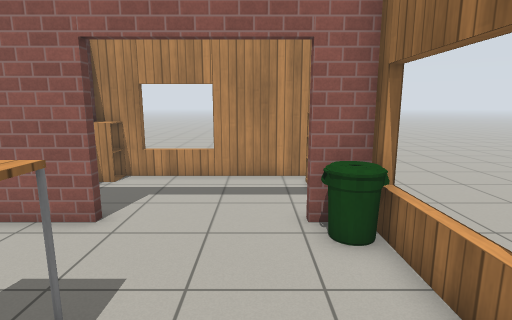
[1] (above)

19 first-person views from a walk through a robot-simulator world made for Gazebo. The camera is 1.3 m above the floor, tilts 10° down and sees 80° across. Floor lines are 1 m apart. The floor is counted in squares, 0.5 m on a side. Each view is taken from the middle of a square. On the plan, view 1 faces up. The plan holds only what a view shows up to about 20 squares ahead; the rest is blank. Gazebo's built-in surfaces are drawn with simple patterns.

[2]
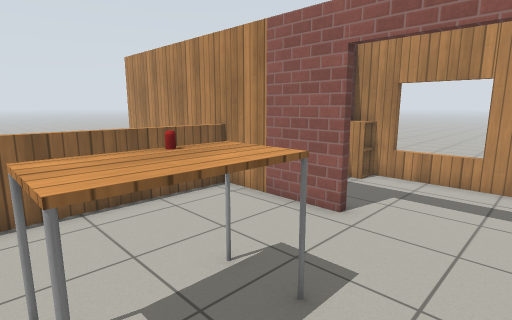

[3]
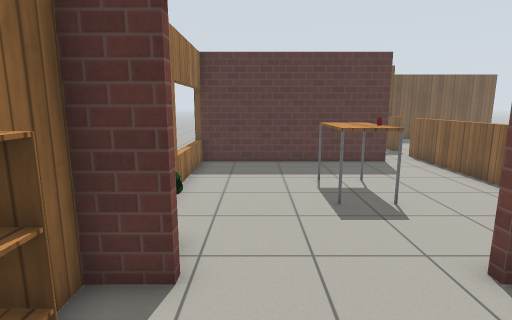

[4]
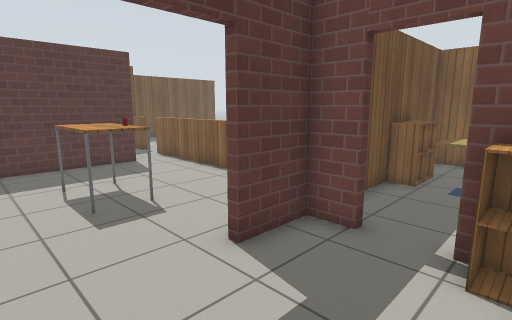

[5]
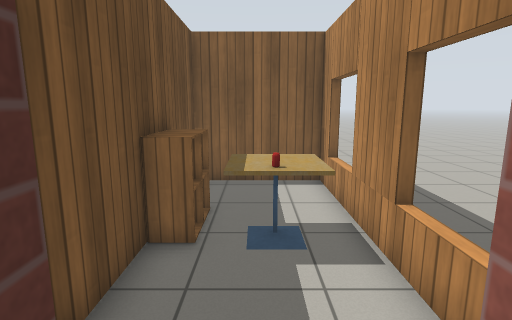

[6]
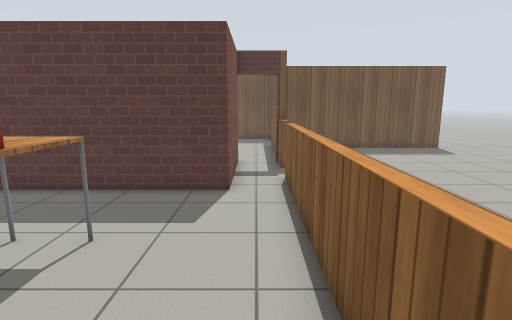

[7]
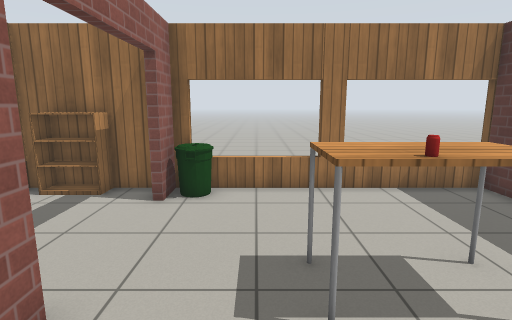

[8]
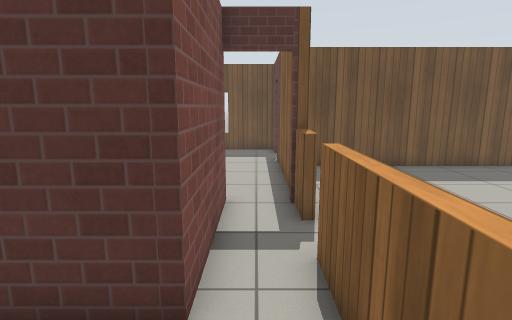

[9]
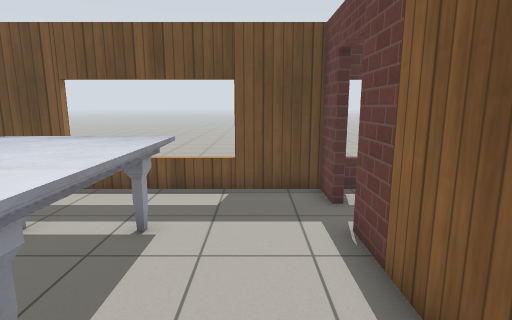

[10]
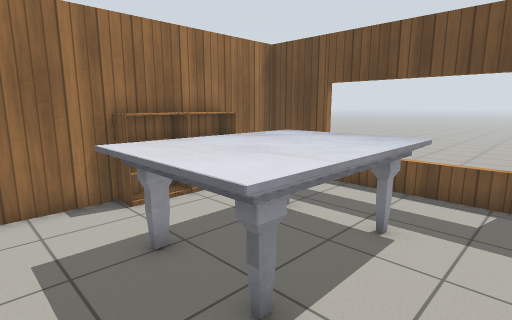

[11]
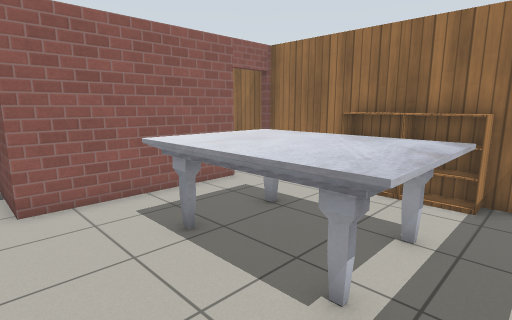

[12]
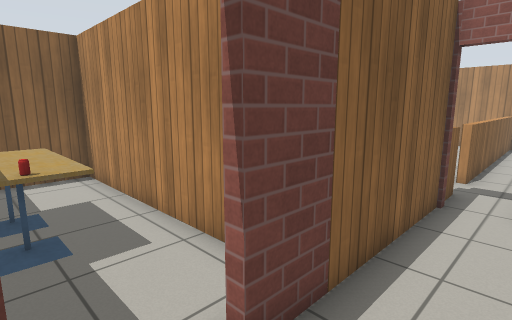

[13]
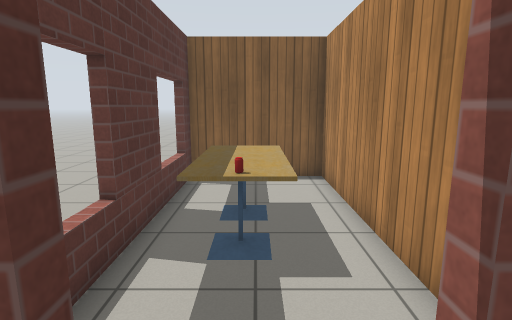

[14]
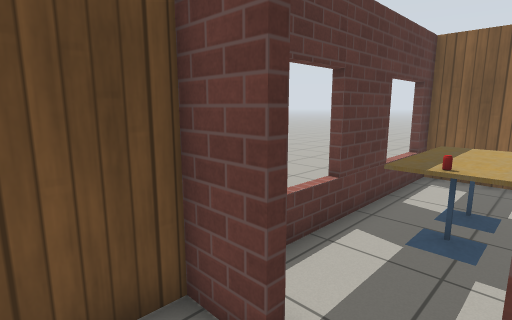

[15]
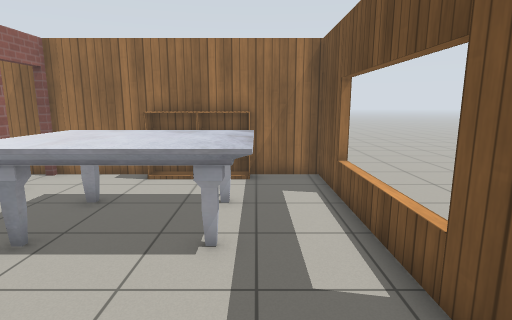

[16]
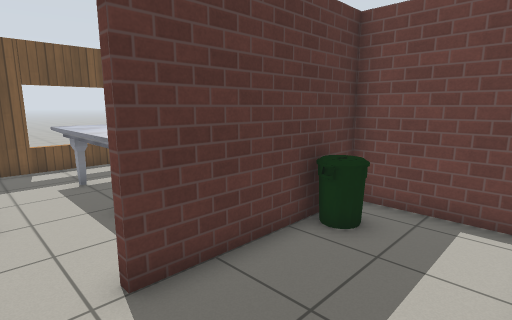

[17]
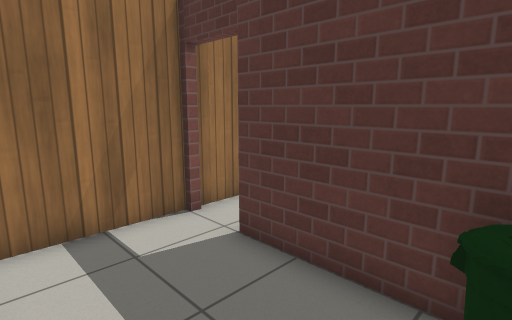

[18]
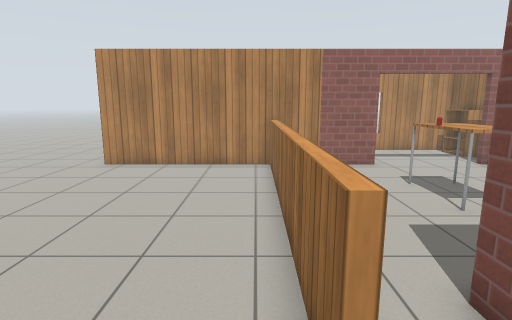

[19]
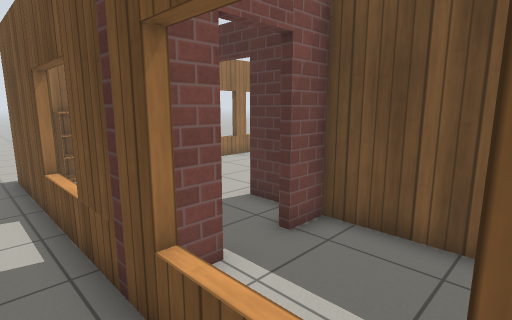

### Floor plan
Key: @ floor where view 1 was taken; # wall or solid block; . floor; D open door; = window, fence, low wall or low ledge; C cabinet; B bookshelf; I bin; T table; R drink can; A cafe table; H thing the floor can be seen under or through; M marble table; O other object.
Columns run from 20 left of view 1 to 3 right of it. Each row starts with its distance up from view 1.
 13 ..     ....   .....
 12 ..   #==###==##.#==#####
 11 ... ##........#C#......#
 10 ... #....AA...D.......B#
  9 ....#....AO...D.......B#
  8 ....#...CC....#........#
  7 ....####CC#######DDDDD##
  6 ............=.........I#
  5  ...........=..........=
  4  ...........=..........=
  3   ..........=...TTT....=
  2    .........=...RTT....#
  1     ........=...TTT....#
  0      .......=.......@..=
 -1      .......=..........=
 -2       ......=..........=
 -3      .......=..########=
 -4     ........=.##.......#
 -5    .....    =.#........#
 -6    .....    ..#........#
 -7   ......   .=.#.I......#
 -8  .......   .DD#######DD#
 -9 ........   .#..........#
-10 ........   .#..........#
-11 ........   .#...MMMM...#
-12 ........  ..#...MMMM..B#
-13 ..###########...MMMM..B#
-14   #.........#...MMMM..B#
-15   #.........D...MMMM..B#
-16   #..AAAR...D...MMMM..B#
-17   #..AAAA...D..........#
-18   #===###==##HH=====####
-19    ...  ..     ......
-20                   ...

Positions as (right, up) in squares from view 1, and headings:
1: (0, 0), facing up
2: (0, 0), facing up-left
3: (0, 11), facing down
4: (0, 11), facing down-left
5: (-5, 9), facing left
6: (-7, 6), facing down
7: (-7, 4), facing right
8: (-7, 0), facing down
9: (-6, -9), facing down
10: (-6, -9), facing down-right
11: (-7, -17), facing up-right
12: (-6, -17), facing up-left
13: (-7, -16), facing left
14: (-6, -15), facing down-left
15: (-9, -16), facing right
16: (2, -4), facing down-left
17: (-4, -4), facing down-right
18: (-9, -7), facing up
19: (-10, 13), facing down-right
